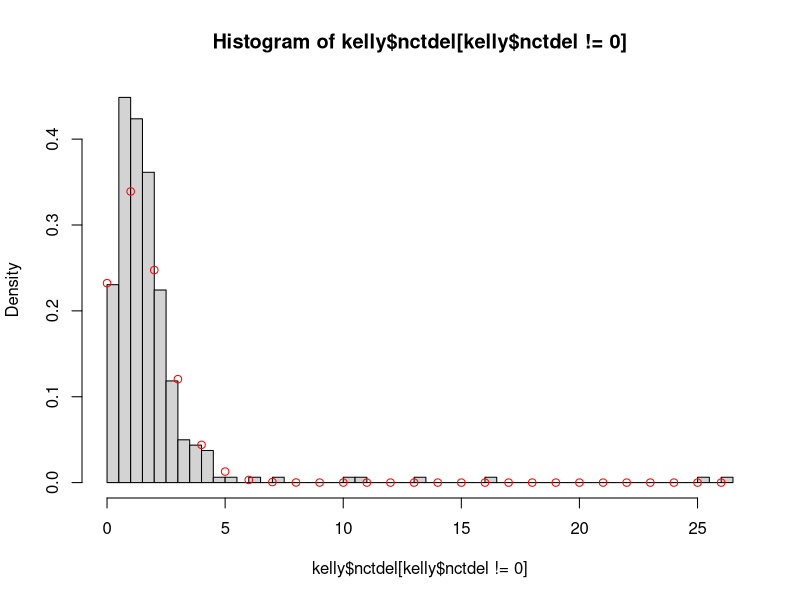
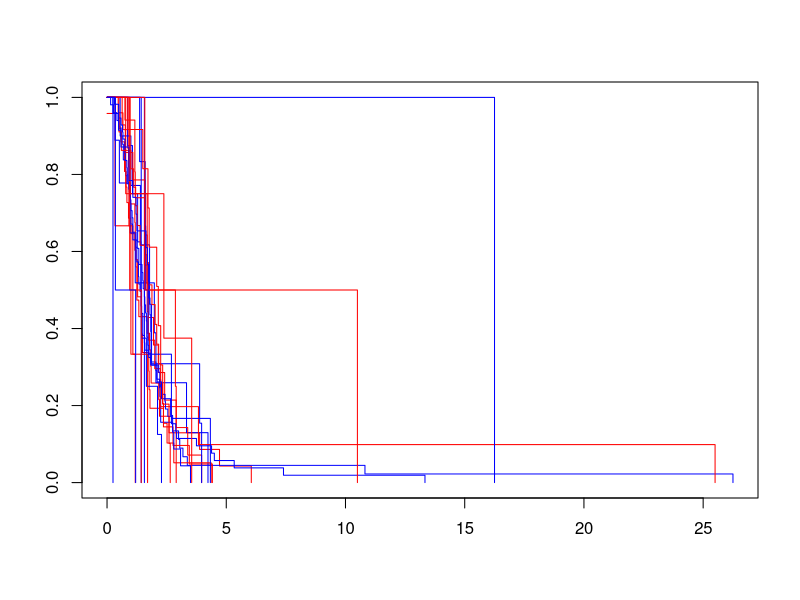

The R source for these figures, in order:
## ---- chunk 1
library(dplyr)
library(magrittr)
library(knitr)
## ---- chunk 2
kelly <- read.table("kellydat.txt", header = T)
## ---- chunk 3
kelly <- kelly %>% mutate(count_sn = sn1 + sn2*2 + sn3*3 + all4*4) %>% select(-c(sn1, sn2, sn3, all4))
kable(head(kelly))
## ---- chunk 4
hist(kelly$nctdel[kelly$nctdel!=0.0],breaks=40,freq=F) # dist of wait times (zero wait times removed)
lines(seq(0,26),dpois(seq(0,26),1.46),type="p",col="red") # poisson model, arbitrary lambda
## ---- chunk 5
library(survival)
d2 <- Surv(kelly$nctdel, kelly$fail) #creates a survival object #preprocessed version of the data
km <- survfit(d2 ~ kelly$male + kelly$black + kelly$hisp + kelly$count_sn)
plot(km, col = c("red", "blue"))
print(km)
